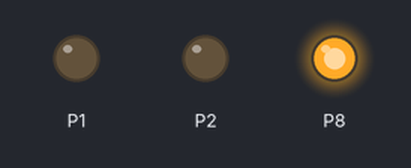
A program run on a simulated BBC micro:bit running MicroPython. Parts: output pins drawn as LEDs (lit = HIGH).

Above: at 0.5 s.
At 1.5 s:
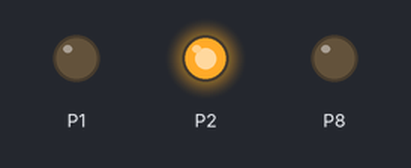
At 5.5 s:
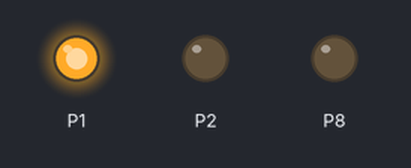
Timing chart, 0 to 6.9 s (numbered marks = the images above):
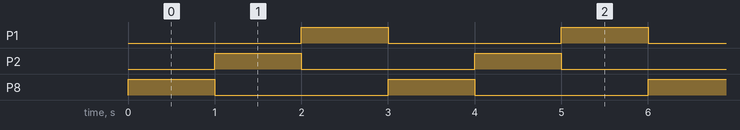

Measured:
- by itself, P1, P2, P8: alternates HIGH for 1.0 s and LOW for 2.0 s

The program:

2-2.py
```python
# Imports go at the top
from microbit import *


# Code in a 'while True:' loop repeats forever
while True:
    # display.show(Image("00300:" "03630:" "36963:" "03630:" "00300"))
    pin8.write_digital(1)
    sleep(1000)
    pin8.write_digital(0)
    pin2.write_digital(1)
    sleep(1000)
    pin2.write_digital(0)
    pin1.write_digital(1)
    sleep(1000)
    pin1.write_digital(0)
```
